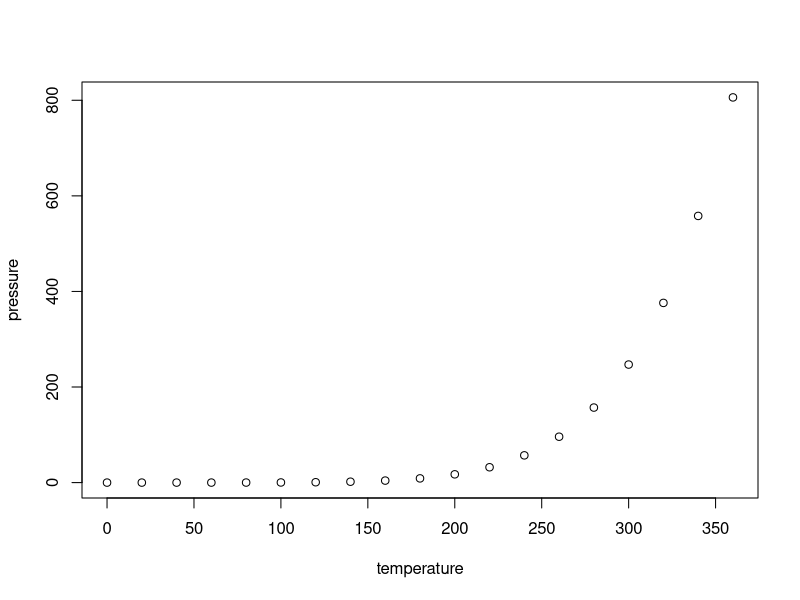
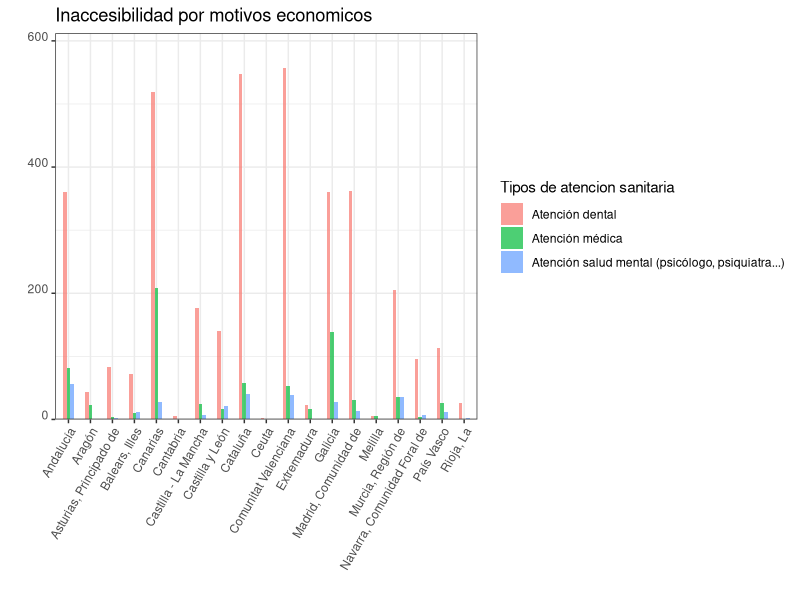
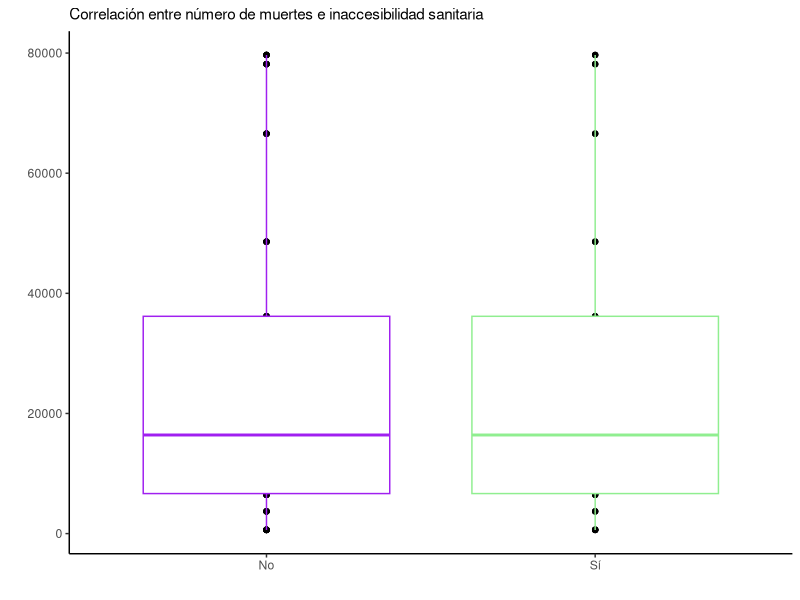
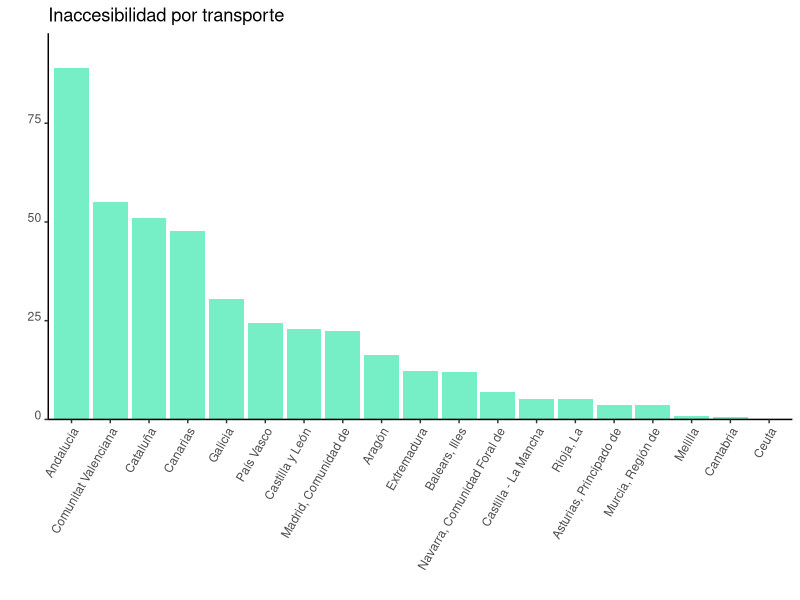
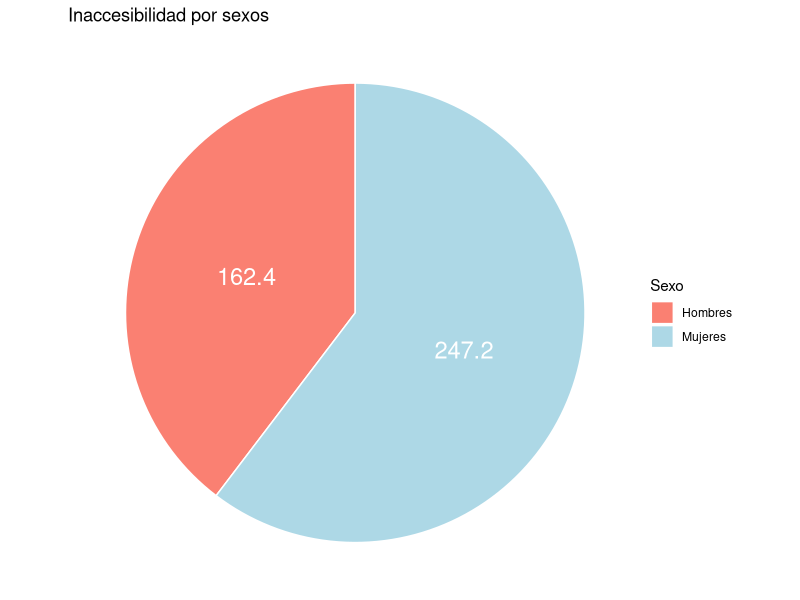

Generate these figures, in order, with R:
## ---- chunk 1
knitr::opts_chunk$set(echo = TRUE)
## ---- chunk 2
summary(cars)
## ---- chunk 3
plot(pressure)
## ---- chunk 4
   library(readr)
   Inaccesibilidad_por_motivos_economicos <-
   read_csv2("DATOS/Inaccesibilidad por motivos economicos.csv")
## ---- chunk 5
str(Inaccesibilidad_por_motivos_economicos)
## ---- chunk 6
spec(Inaccesibilidad_por_motivos_economicos)
## ---- chunk 7
summary(Inaccesibilidad_por_motivos_economicos)
## ---- chunk 8
library(tidyverse)
## ---- chunk 9
Inaccesibilidad_m_economicos <-  
  Inaccesibilidad_por_motivos_economicos %>% 
  select(`Comunidad autónoma`, `Sí o no`, Total,`Sexo`,`Tipos atención sanitaria`)

Inaccesibilidad_m_economicos

Datos_filtrados_economicos<-
Inaccesibilidad_m_economicos %>%
  filter(`Comunidad autónoma`!="Total Nacional" & `Sí o no` != "TOTAL" & `Sí o no` != "No" & `Sí o no` != "No necesitó asistencia" & `Sí o no` != "No consta",`Sexo` != "Hombres"&`Sexo` !="Mujeres"& `Tipos atención sanitaria`!="Medicamento recetado")%>%
group_by(`Comunidad autónoma`,`Sexo`,`Tipos atención sanitaria`,`Total`)
  
str(Datos_filtrados_economicos)

## ---- chunk 10
Resultado1 <-
Datos_filtrados_economicos %>% 
  drop_na() %>%
  ggplot(data =.,
       mapping = aes(x =`Comunidad autónoma`, y = Total, fill=factor(`Tipos atención sanitaria`))) +
  geom_bar(stat='identity',position='dodge',width = 0.5, alpha= 0.7)+
  theme_bw()+
  theme(axis.text.x = element_text(angle = 60, vjust = 1, hjust=1))+
  theme(axis.text.y = element_text(angle = 0, vjust = 0, hjust=1))+
  labs(title= "Inaccesibilidad por motivos economicos", x= " ", y= " ",fill="Tipos de atencion sanitaria")+
  scale_y_continuous(expand = expansion(mult = c(0, .1)))
  
Resultado1
## ---- chunk 11
library(tidyverse)
## ---- chunk 12
library(readxl)
Muerte_inaccesibilidad <- read_excel("DATOS/Muerte_inaccesibilidad.xlsx")
## ---- chunk 13
Muerte_inaccesibilidad1 <-
Muerte_inaccesibilidad %>%
  select(`Comunidad autónoma de residencia del fallecido`, Total_muertes = Total) %>% 
  filter(`Comunidad autónoma de residencia del fallecido` != "Total") %>% 
  filter(`Comunidad autónoma de residencia del fallecido` != "Extranjero")
## ---- chunk 14
summary(Muerte_inaccesibilidad1)
str(Muerte_inaccesibilidad1)

## ---- chunk 15
library(readxl)
inaccesibilidad_comunidades <- read_excel("DATOS/inaccesibilidad_comunidades.xlsx")

## ---- chunk 16
summary(inaccesibilidad_comunidades)
str(inaccesibilidad_comunidades)
## ---- chunk 17
inaccesibilidad_comunidades %>%
  select(`Comunidad autónoma`, `Sí o no`, Total)
## ---- chunk 18
Correlacion_muerte_inaccesibilidad <-
Muerte_inaccesibilidad1 %>% 
  select(`Comunidad autónoma de residencia del fallecido`, Total_muertes) %>% 
  full_join(x = ., 
            y = inaccesibilidad_comunidades %>% 
              select(`Comunidad autónoma`, `Sí o no`, Total),
            by = c("Comunidad autónoma de residencia del fallecido" = "Comunidad autónoma"))
## ---- chunk 19
Correlacion_muerte_inaccesibilidad
table(Correlacion_muerte_inaccesibilidad$`Sí o no`)
## ---- chunk 20
Resultado_final <- Correlacion_muerte_inaccesibilidad %>% 
  mutate(`Sí o no` = factor(`Sí o no`, labels = c("No", "No", "Sí", "Total"))) %>% 
  filter(`Sí o no` != "Total")
  
## ---- chunk 21
Resultado_final %>% 
  drop_na() %>% 
  ggplot(data = ., mapping = aes(x = `Sí o no` , y = Total_muertes)) +
  geom_point(na.rm = TRUE) +
  geom_boxplot(na.rm = TRUE, col= c("purple", "lightgreen"))+
  labs(x = " ", y = " ", 
       subtitle = "Correlación entre número de muertes e inaccesibilidad sanitaria") +
  theme_classic()
## ---- chunk 22
library(readr)
Inaccesibilidad_y_dificultades_de_transporte <- read_csv2("DATOS/Inaccesibilidad y dificultades de transporte.csv")
## ---- chunk 23
str(Inaccesibilidad_y_dificultades_de_transporte)
## ---- chunk 24
spec(Inaccesibilidad_y_dificultades_de_transporte)
## ---- chunk 25
summary(Inaccesibilidad_y_dificultades_de_transporte)
## ---- chunk 26
library(tidyverse)
## ---- chunk 27
Inaccesibilidad_transporte <-  
  Inaccesibilidad_y_dificultades_de_transporte %>% 
  select(`Comunidad autónoma`, `Sí o no`, Total, `Sexo`)
  
Inaccesibilidad_transporte
## ---- chunk 28
Datos_filtrados<-
Inaccesibilidad_transporte %>%
  filter(`Comunidad autónoma`!="Total Nacional" & `Sí o no` != "TOTAL" & `Sí o no` != "No" & `Sí o no` != "No necesitó asistencia" & `Sí o no` != "No consta",`Sexo` != "Hombres"&`Sexo` !="Mujeres")%>%
group_by(`Comunidad autónoma`,`Sexo`)
  
str(Datos_filtrados)
Datos_filtrados
## ---- chunk 29
Resultado3 <-
Datos_filtrados %>%
  drop_na() %>%
  ggplot(data = .,
       mapping = aes(x=reorder(`Comunidad autónoma`,-Total), y= Total)) +
  geom_bar(stat='identity',fill = "aquamarine2")+
  theme_classic()+
  theme(axis.text.x = element_text(angle = 60, vjust = 1, hjust=1))+
  theme(axis.text.y = element_text(angle = 0, vjust = 0, hjust=1))+
  labs(title= "Inaccesibilidad por transporte", x= " ", y= " ")+
  scale_y_continuous(expand = expansion(mult = c(0, .1)))

Resultado3
## ---- chunk 30
Inaccesibilidad_sexos <-  
  Inaccesibilidad_y_dificultades_de_transporte %>% 
  select(`Sí o no`, Total, `Sexo`, `Comunidad autónoma`)
  
Inaccesibilidad_sexos
## ---- chunk 31
Datos_filtrados2<-
Inaccesibilidad_sexos %>%
  filter(`Comunidad autónoma`=="Total Nacional" & `Sí o no` != "TOTAL" & `Sí o no` != "No" & `Sí o no` != "No necesitó asistencia" & `Sí o no` != "No consta",`Sexo` != "Ambos sexos")%>%
group_by(`Comunidad autónoma`, `Sexo`)

str(Datos_filtrados2)
Datos_filtrados2
## ---- chunk 32
Resultado4 <-
Datos_filtrados2 %>%
drop_na() %>%
ggplot(data=.,aes(x='Sexo',y=Total, fill =Sexo))+
  geom_bar(stat = "identity",
           color="white")+
    geom_text(aes(label=Total),
              position=position_stack(vjust=0.5),color="white",size=6)+
  coord_polar(theta = "y")+
  scale_fill_manual(values=c("salmon", "lightblue"))+
    theme_void()+
    labs(title="Inaccesibilidad por sexos")

Resultado4
